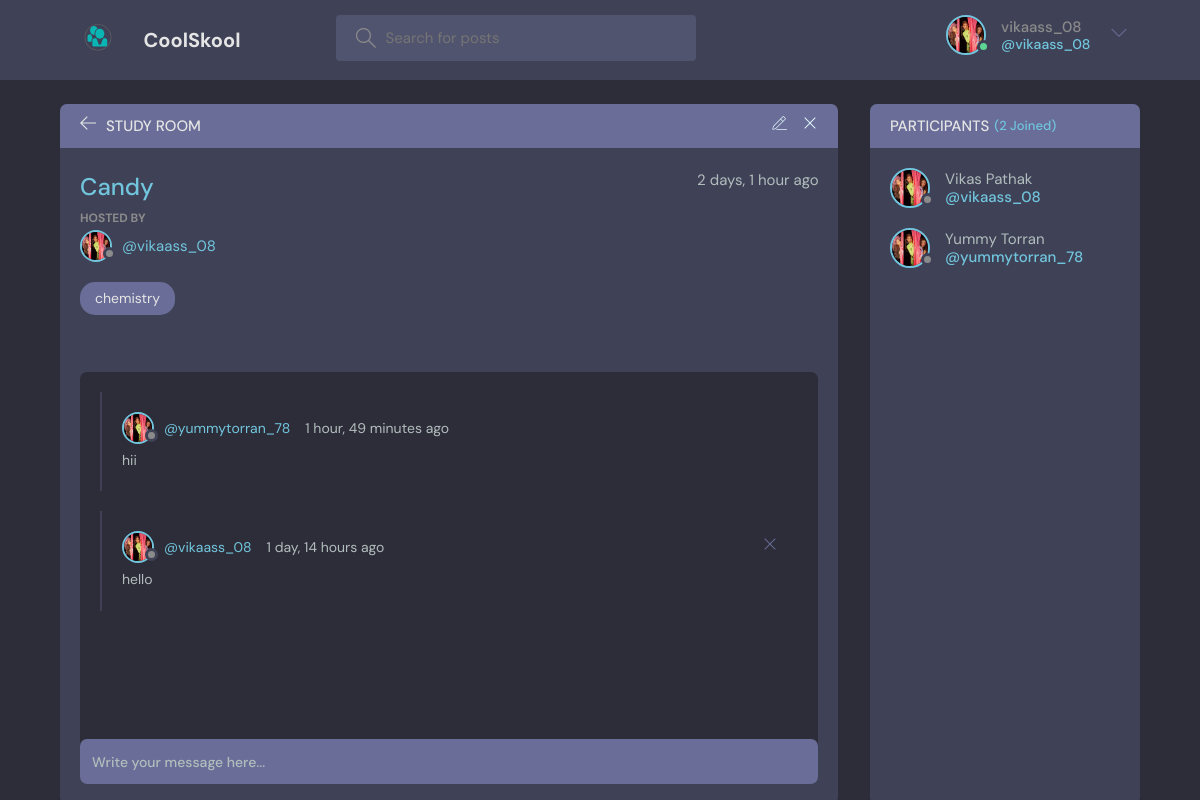
Screenshot of /room/2/ (signed in) with the database file from the repository.
### base/models.py (models this page shows, shortened)
class User(AbstractUser):
    name = models.CharField(max_length=200, null=True)
    email = models.EmailField(unique=True, null=True)
    bio = models.TextField(null=True)
    avatar = models.ImageField(null=True, default="avatar.svg")
    USERNAME_FIELD = 'email'
    REQUIRED_FIELDS = []

class Room(models.Model):
    host = models.ForeignKey(User, on_delete=models.SET_NULL, null=True)
    topic = models.ForeignKey(Topic, on_delete=models.SET_NULL, null=True)
    name = models.CharField(max_length=200)
    description = models.TextField(null=True, blank=True)
    participants = models.ManyToManyField(
        User, related_name='participants', blank=True)
    updated = models.DateTimeField(auto_now=True)
    created = models.DateTimeField(auto_now_add=True)
    class Meta:
        ordering = ['-updated', '-created']

class Topic(models.Model):
    name = models.CharField(max_length=200)
    def __str__(self):
        return self.name

class Message(models.Model):
    user = models.ForeignKey(User, on_delete=models.CASCADE)
    room = models.ForeignKey(Room, on_delete=models.CASCADE)
    body = models.TextField()
    updated = models.DateTimeField(auto_now=True)
    created = models.DateTimeField(auto_now_add=True)
    class Meta:
        ordering = ['-updated', '-created']

### base/views.py (the view, shortened to what this page needs)
# urls.py: path('room/<str:pk>/', views.room, name="room"),
def room(request, pk):
    room = Room.objects.get(id=pk)
    room_messages = room.message_set.all()
    participants = room.participants.all()
    context = {'room': room, 'room_messages': room_messages,
               'participants': participants}
    return render(request, 'base/room.html', context)

### base/templates/base/room.html (shortened to what this page needs)
{% extends 'main.html' %}
{% load static %}
{% block content %}
<main class="profile-page layout layout--2">
  <div class="container">
    <div class="room">
      <div class="room__top">
        <div class="room__topLeft">
          <a href="{% url 'home' %}">
            <svg version="1.1" xmlns="http://www.w3.org/2000/svg" width="32" height="32" viewBox="0 0 32 32">
              <title>arrow-left</title>
              <path
                d="M13.723 2.286l-13.723 13.714 13.719 13.714 1.616-1.611-10.96-10.96h27.625v-2.286h-27.625l10.965-10.965-1.616-1.607z">
              </path>
            </svg>
          </a>
          <h3>Study Room</h3>
        </div>
        {% if room.host == request.user %}
        <div class="room__topRight">
          <a href="{% url 'update-room' room.id %}">
          </a>
          <a href="{% url 'delete-room' room.id %}">
            <svg version="1.1" xmlns="http://www.w3.org/2000/svg" width="32" height="32" viewBox="0 0 32 32">
              <title>remove</title>
              <path
                d="M27.314 6.019l-1.333-1.333-9.98 9.981-9.981-9.981-1.333 1.333 9.981 9.981-9.981 9.98 1.333 1.333 9.981-9.98 9.98 9.98 1.333-1.333-9.98-9.98 9.98-9.981z">
              </path>
            </svg>
          </a>
        </div>
        {% endif %}
      </div>
      <div class="room__box scroll">
        <div class="room__header scroll">
          <div class="room__info">
            <h3>{{room.name}}</h3>
            <span>{{room.created|timesince}} ago</span>
          </div>
          <div class="room__hosted">
            <p>Hosted By</p>
            <a href="{% url 'user-profile' room.host.id %}" class="room__author">
              <div class="avatar avatar--small">
                {% if request.user.avatar.url == "/images/avatar.svg" %}
                  <img src="{% static 'images/avatar.svg' %}" />
                {% else %}
                  <img src="{{request.user.avatar.url}}" />
                {% endif %}
              </div>
              <span>@{{room.host.username}}</span>
            </a>
          </div>
          <span class="room__topics">{{room.topic}}</span>
        </div>
        <div class="room__conversation">
          <div class="threads scroll">
            {% for message in room_messages %}
            <div class="thread">
              <div class="thread__top">
                <div class="thread__author">
                  <a href="{% url 'user-profile' message.user.id %}" class="thread__authorInfo">
                    <div class="avatar avatar--small">
                      {% if request.user.avatar.url == "/images/avatar.svg" %}
                          <img src="{% static 'images/avatar.svg' %}" />
                      {% else %}
                        <img src="{{request.user.avatar.url}}" />
                      {% endif %}
                    </div>
                    <span>@{{message.user.username}}</span>
                  </a>
                  <span class="thread__date">{{message.created|timesince}} ago</span>
                </div>
                {% if request.user == message.user %}
                <a href="{% url 'delete-message' message.id %}">
                  <div class="thread__delete">
                    <svg version="1.1" xmlns="http://www.w3.org/2000/svg" width="32" height="32" viewBox="0 0 32 32">
                      <title>remove</title>
                      <path
                        d="M27.314 6.019l-1.333-1.333-9.98 9.981-9.981-9.981-1.333 1.333 9.981 9.981-9.981 9.98 1.333 1.333 9.981-9.98 9.98 9.98 1.333-1.333-9.98-9.98 9.98-9.981z">
                      </path>
                    </svg>
                  </div>
                </a>
                {% endif %}
              </div>
              <div class="thread__details">
                {{message.body}}
              </div>
            </div>
            {% endfor %}
          </div>
        </div>
      </div>
      <div class="room__message">
        <form action="" method="POST">
          <input name="body" placeholder="Write your message here..." />
        </form>
      </div>
    </div>
    <div class="participants">
      <h3 class="participants__top">Participants <span>({{participants.count}} Joined)</span></h3>
      <div class="participants__list scroll">
        {% for user in participants %}
        <a href="{%  url 'user-profile' user.id %}" class="participant">
          <div class="avatar avatar--medium">
            {% if request.user.avatar.url == "/images/avatar.svg" %}
              <img src="{% static 'images/avatar.svg' %}" />
            {% else %}
              <img src="{{request.user.avatar.url}}" />
            {% endif %}
          </div>
          <p>
            {{user.name}}
            <span>@{{user.username}}</span>
          </p>
        </a>
        {% endfor %}
      </div>
    </div>
  </div>
</main>
{% endblock content %}

### templates/navbar.html (shortened to what this page needs)
{% load static %}
<header class="header header--loggedIn">
    <div class="container">
        <a href="{% url 'home' %}" class="header__logo">
            <img src="{% static 'images/logoc.svg' %}" />
            <h1>CoolSkool</h1>
        </a>
        <form class="header__search" method="GET" action="{% url 'home' %}">
            <label>
                <input name="q" placeholder="Search for posts" />
            </label>
        </form>
        <nav class="header__menu">
            {% if request.user.is_authenticated %}
            <div class="header__user">
                <a href="{% url 'update-user' %}">
                    <div class="avatar avatar--medium active">
                        {% if request.user.avatar.url == "/images/avatar.svg" %}
                           <img src="{% static 'images/avatar.svg' %}" />
                        {% else %}
                          <img src="{{request.user.avatar.url}}" />
                        {% endif %}
                    </div>
                    <p>{{request.user.username}} <span>@{{request.user.username}}</span></p>
                </a>
                <button class="dropdown-button">
                    <svg version="1.1" xmlns="http://www.w3.org/2000/svg" width="32" height="32" viewBox="0 0 32 32">
                        <title>chevron-down</title>
                        <path d="M16 21l-13-13h-3l16 16 16-16h-3l-13 13z"></path>
                    </svg>
                </button>
            </div>
            {% else %}
            <a href="{% url 'login' %}">
                <img src="{% static 'images/avatar.svg' %}" />
                <p>Login</p>
            </a>
            {% endif %}
        </nav>
    </div>
</header>

### rows the page displays
User: user.avatar (picture), user.username "vikaass_08", name "Vikas Pathak", username "vikaass_08"
Room: name "Candy", created "2 days, 1 hour", host.username "vikaass_08", topic "chemistry"
Message: user.avatar (picture), user.username "yummytorran_78", created "1 hour, 49 minutes", body "hii"
Message: user.avatar (picture), user.username "vikaass_08", created "1 day, 14 hours", body "hello"
User: user.avatar (picture), name "Yummy Torran", username "yummytorran_78"

### other values shown
{{ participants.count }} "2"
